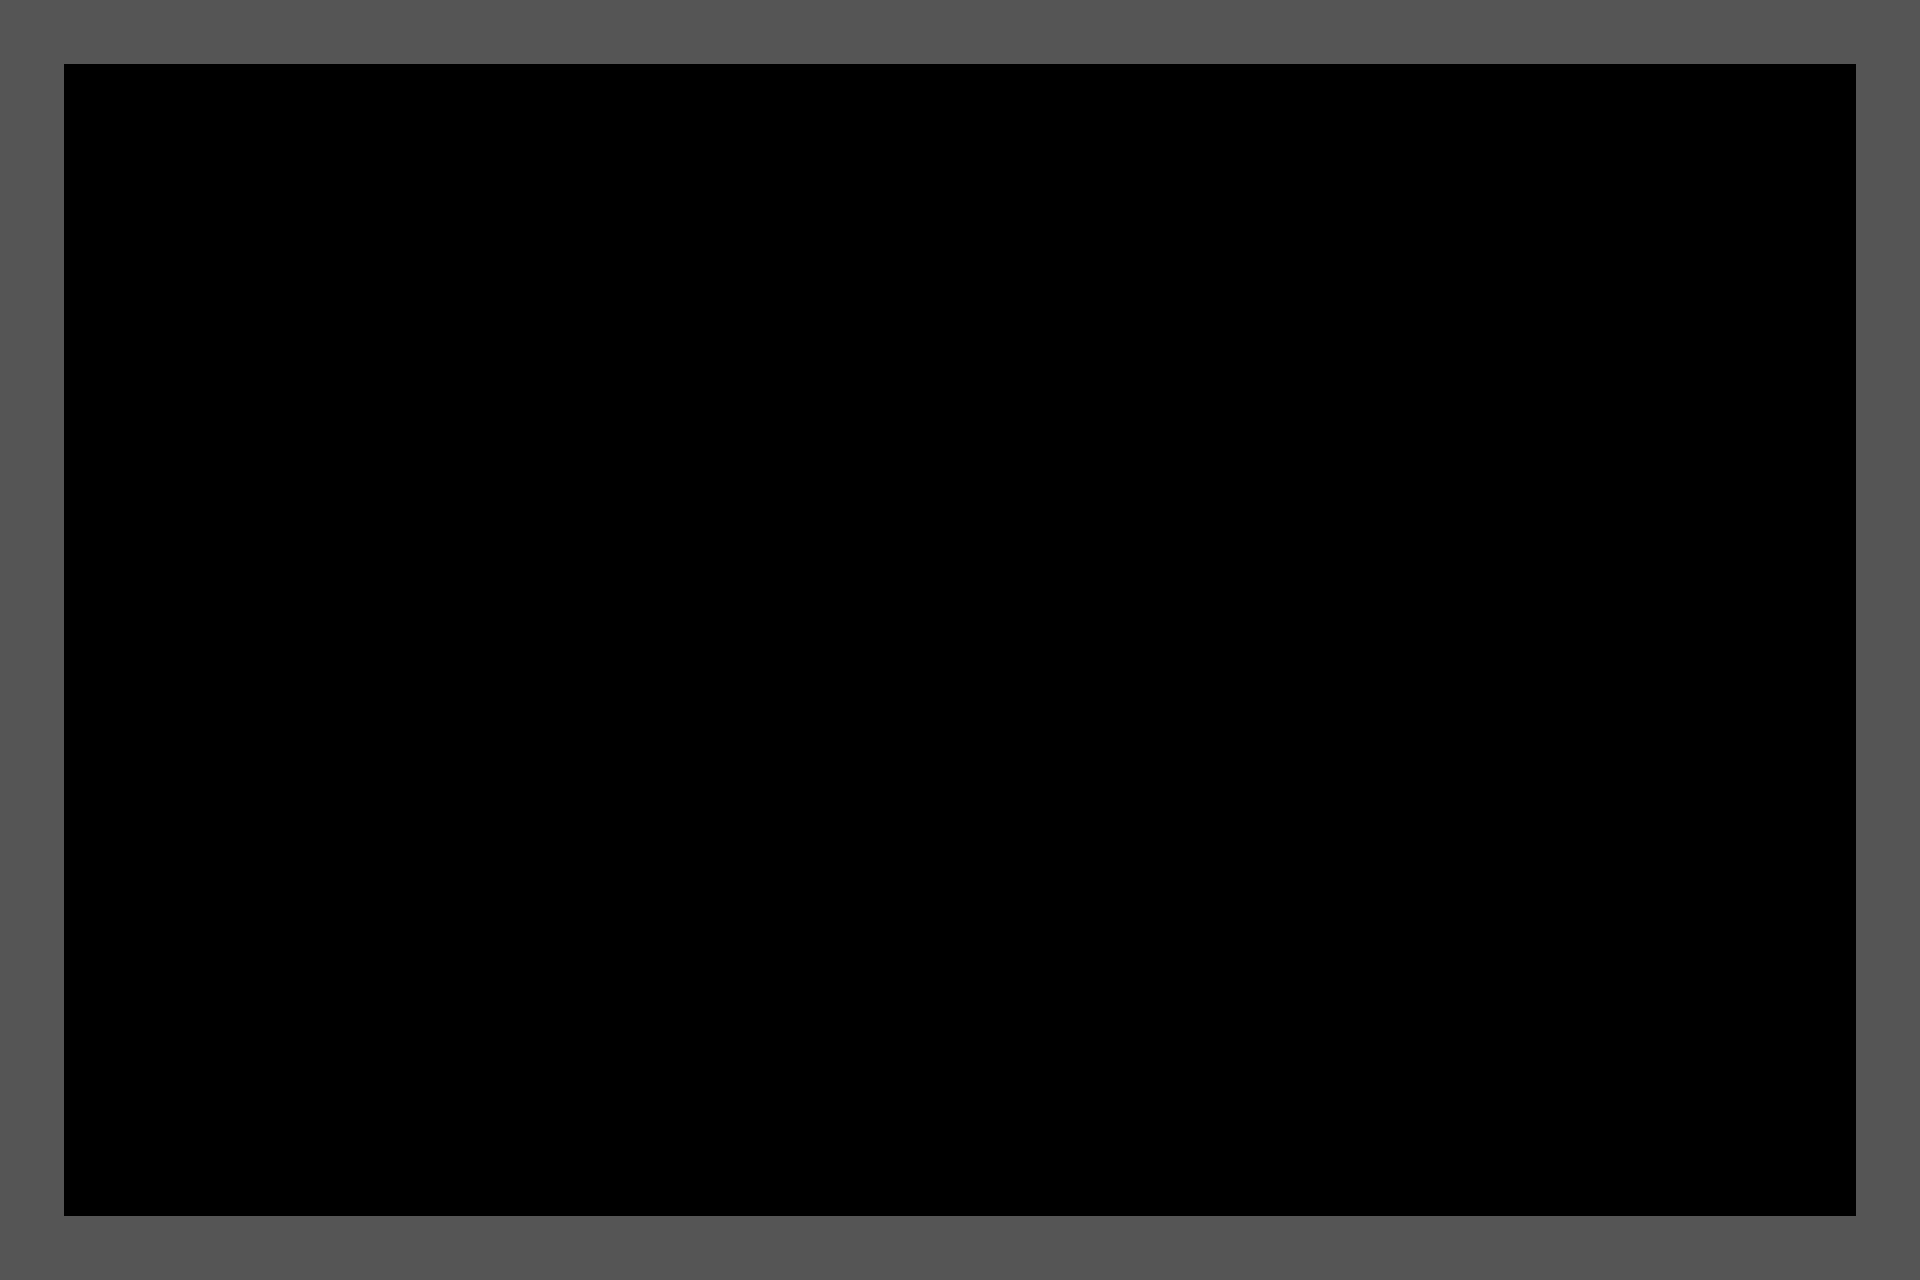

Below is a game level as drawn by its tile map, then a one-line description and the .tmx file that defines it, in full:
An orthogonal 30x20 tile map with 64x64 px tiles, 1 tile layer (Tile Layer 1) and 2 objects.

<map version="1.0" orientation="orthogonal" renderorder="right-down" width="30" height="20" tilewidth="64" tileheight="64" nextobjectid="1">
 <tileset firstgid="1" name="tileset" tilewidth="64" tileheight="64" tilecount="2" columns="2">
  <image source="../tileset.png" width="128" height="64" />
  <tile id="0">
   <objectgroup draworder="index">
    <object id="1" x="0" y="0" width="64" height="64" />
   </objectgroup>
  </tile>
  <tile id="1">
   <objectgroup draworder="index">
    <object id="1" x="0" y="64">
     <polygon points="0,0 64,-64 64,0" />
    </object>
   </objectgroup>
  </tile>
 </tileset>
 <layer name="Tile Layer 1" width="30" height="20">
  <data encoding="csv">
1,1,1,1,1,1,1,1,1,1,1,1,1,1,1,1,1,1,1,1,1,1,1,1,1,1,1,1,1,1,
1,0,0,0,0,0,0,0,0,0,0,0,0,0,0,0,0,0,0,0,0,0,0,0,0,0,0,0,0,1,
1,0,0,0,0,0,0,0,0,0,0,0,0,0,0,0,0,0,0,0,0,0,0,0,0,0,0,0,0,1,
1,0,0,0,0,0,0,0,0,0,0,0,0,0,0,0,0,0,0,0,0,0,0,0,0,0,0,0,0,1,
1,0,0,0,0,0,0,0,0,0,0,0,0,0,0,0,0,0,0,0,0,0,0,0,0,0,0,0,0,1,
1,0,0,0,0,0,0,0,0,0,0,0,0,0,0,0,0,0,0,0,0,0,0,0,0,0,0,0,0,1,
1,0,0,0,0,0,0,0,0,0,0,0,0,0,0,0,0,0,0,0,0,0,0,0,0,0,0,0,0,1,
1,0,0,0,0,0,0,0,0,0,0,0,0,0,0,0,0,0,0,0,0,0,0,0,0,0,0,0,0,1,
1,0,0,0,0,0,0,0,0,0,0,0,0,0,0,0,0,0,0,0,0,0,0,0,0,0,0,0,0,1,
1,0,0,0,0,0,0,0,0,0,0,0,0,0,0,0,0,0,0,0,0,0,0,0,0,0,0,0,0,1,
1,0,0,0,0,0,0,0,0,0,0,0,0,0,0,0,0,0,0,0,0,0,0,0,0,0,0,0,0,1,
1,0,0,0,0,0,0,0,0,0,0,0,0,0,0,0,0,0,0,0,0,0,0,0,0,0,0,0,0,1,
1,0,0,0,0,0,0,0,0,0,0,0,0,0,0,0,0,0,0,0,0,0,0,0,0,0,0,0,0,1,
1,0,0,0,0,0,0,0,0,0,0,0,0,0,0,0,0,0,0,0,0,0,0,0,0,0,0,0,0,1,
1,0,0,0,0,0,0,0,0,0,0,0,0,0,0,0,0,0,0,0,0,0,0,0,0,0,0,0,0,1,
1,0,0,0,0,0,0,0,0,0,0,0,0,0,0,0,0,0,0,0,0,0,0,0,0,0,0,0,0,1,
1,0,0,0,0,0,0,0,0,0,0,0,0,0,0,0,0,0,0,0,0,0,0,0,0,0,0,0,0,1,
1,0,0,0,0,0,0,0,0,0,0,0,0,0,0,0,0,0,0,0,0,0,0,0,0,0,0,0,0,1,
1,0,0,0,0,0,0,0,0,0,0,0,0,0,0,0,0,0,0,0,0,0,0,0,0,0,0,0,0,1,
1,1,1,1,1,1,1,1,1,1,1,1,1,1,1,1,1,1,1,1,1,1,1,1,1,1,1,1,1,1
</data>
 </layer>
</map>
